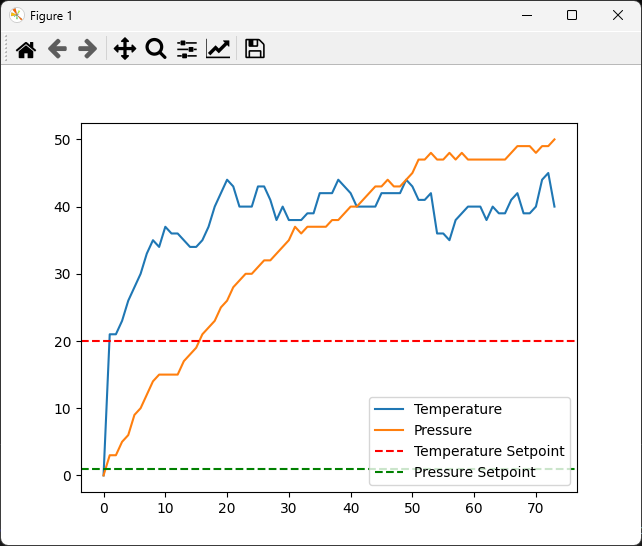

This figure's Python source:
from cffi import FFI
import matplotlib
import matplotlib.animation
import matplotlib.pyplot as plt
import threading
import queue
import numpy as np
import time

ffi = FFI()

# Load the shared library
lib = ffi.dlopen("./control_system.dll")

# Define the C functions that we want to use
ffi.cdef(
    """
    void* ControlSystem_new();
    void ControlSystem_run(void*, int);
    int ControlSystem_get_temperature(void*);
    int ControlSystem_get_pressure(void*);
"""
)


# Define the ControlSystem class and its methods
class ControlSystem:
    def __init__(self):
        self.obj = lib.ControlSystem_new()

    def run(self, num_iterations):
        lib.ControlSystem_run(self.obj, num_iterations)

    def get_temperature(self):
        return lib.ControlSystem_get_temperature(self.obj)

    def get_pressure(self):
        return lib.ControlSystem_get_pressure(self.obj)


# Create a ControlSystem object
cs = ControlSystem()

# Create an event to signal the threads to stop
stop_event = threading.Event()

# Run the control system in a separate thread
num_iterations = 100
cs_thread = threading.Thread(target=cs.run, args=(num_iterations,))
cs_thread.start()


# Define a function to get sensor readings from the control system
def get_sensor_data(cs, stop_event):
    while not stop_event.is_set():
        temperature = cs.get_temperature()
        pressure = cs.get_pressure()
        sensor_data.put((temperature, pressure))
        time.sleep(0.1)


# Create a queue to hold sensor readings
sensor_data = queue.Queue()

# Get sensor readings in a separate thread
data_thread = threading.Thread(target=get_sensor_data, args=(cs, stop_event))
data_thread.start()

# Create a figure and axis for the plot
fig, ax = plt.subplots()

# Initialize the data and line objects
x_data = []
temp_data = []
pressure_data = []
(temp_line,) = ax.plot(x_data, temp_data, label="Temperature")
(pressure_line,) = ax.plot(x_data, pressure_data, label="Pressure")

# Add horizontal lines for the setpoints
temp_setpoint_line = ax.axhline(
    y=20, color="r", linestyle="--", label="Temperature Setpoint"
)
pressure_setpoint_line = ax.axhline(
    y=1, color="g", linestyle="--", label="Pressure Setpoint"
)


def update_plot(num, x_data, temp_data, pressure_data, temp_line, pressure_line):
    try:
        temperature, pressure = sensor_data.get_nowait()
        x_data.append(num)
        temp_data.append(temperature)
        pressure_data.append(pressure)
        temp_line.set_data(x_data, temp_data)
        pressure_line.set_data(x_data, pressure_data)
        ax.relim()
        ax.autoscale_view()
        return temp_line, pressure_line
    except queue.Empty:
        return temp_line, pressure_line


_ = matplotlib.animation.FuncAnimation(
    fig,
    update_plot,
    frames=range(num_iterations),
    fargs=(x_data, temp_data, pressure_data, temp_line, pressure_line),
)
ax.legend()
plt.show()

# Signal the threads to stop
stop_event.set()

# Wait for the threads to finish
cs_thread.join()
data_thread.join()
